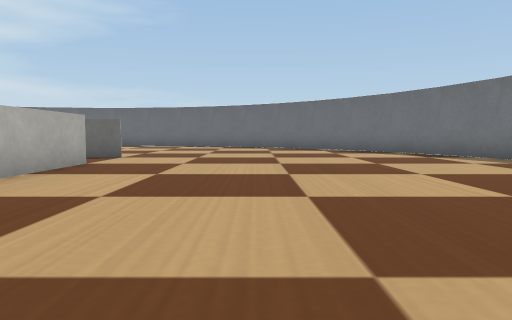
View 1 (above)

24 first-person views from a walk through a world built for the Webots simulator. The camera is 0.03 m above the floor, tilts 4° down and sees 70° across. The floor is counted in squares, 0.05 m on a side. Each view is taken from the middle of a square. On the plan, view 1 faces up. The plan holds only what a view shows up to about 9 squares ahead; the rest is blank. Robots are left out. Webots' stock objects and surfaces are drawn as simple stand-ins.

View 2
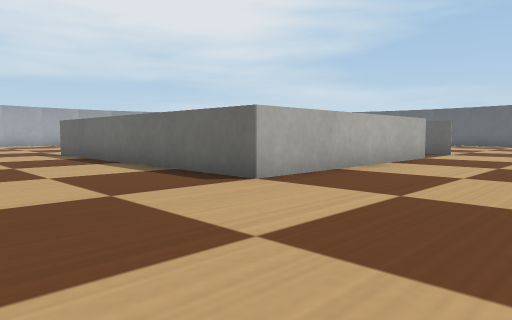

View 3
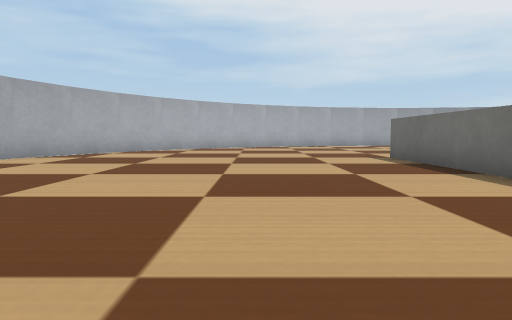

View 4
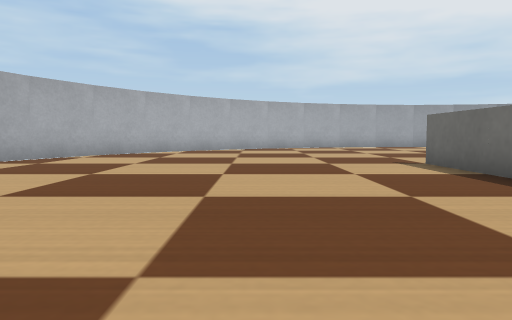

View 5
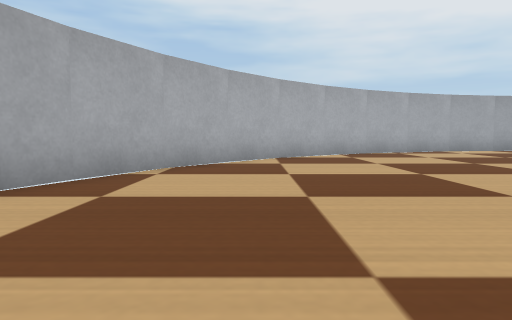

View 6
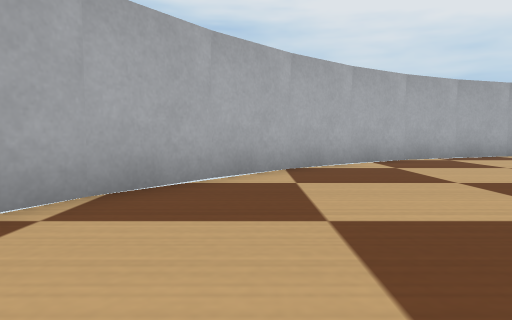

View 7
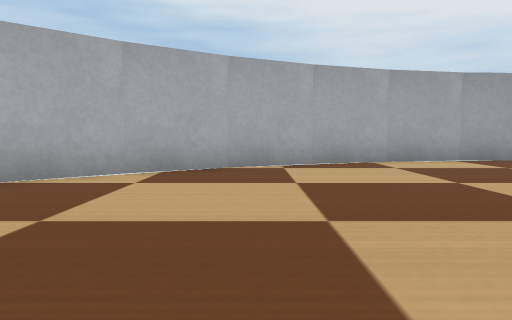

View 8
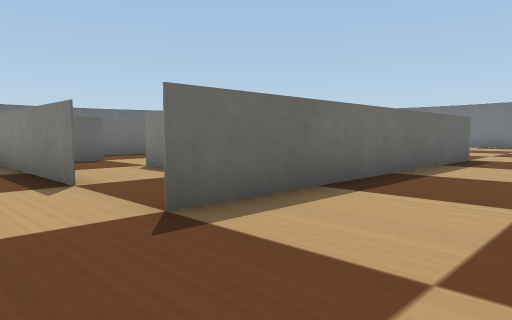

View 9
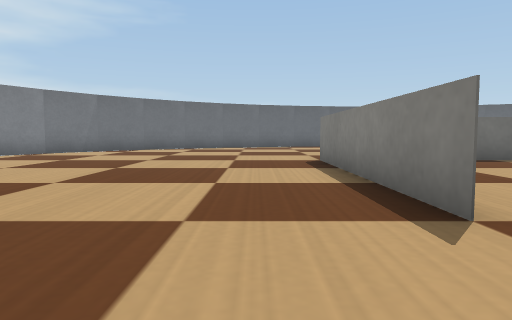

View 10
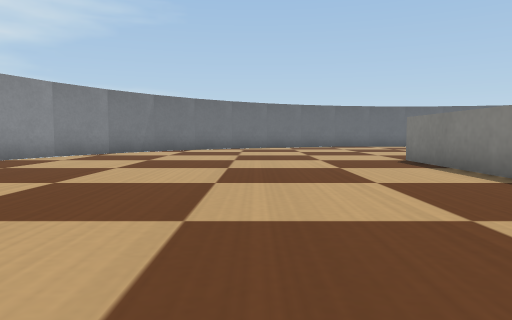

View 11
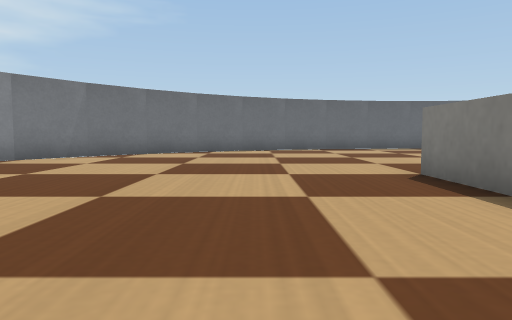

View 12
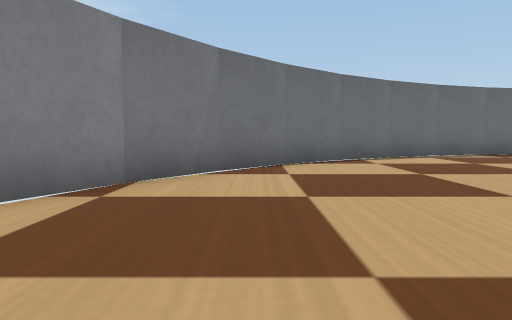

View 13
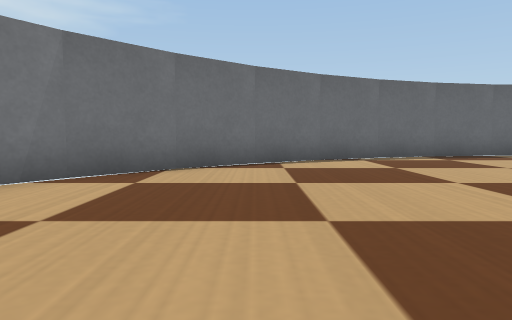

View 14
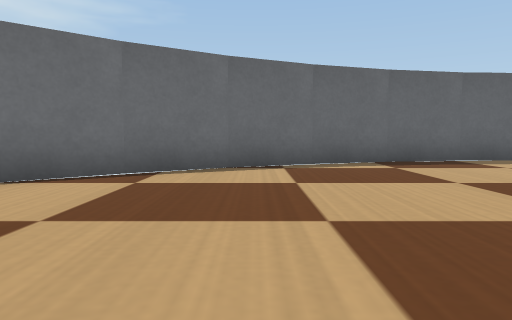

View 15
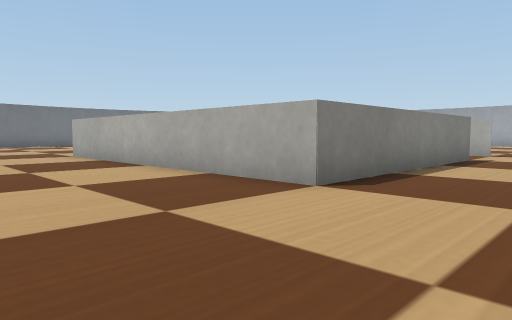

View 16
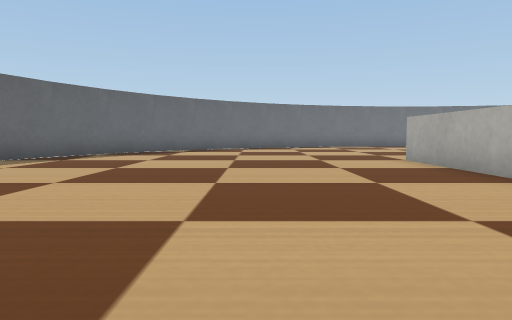

View 17
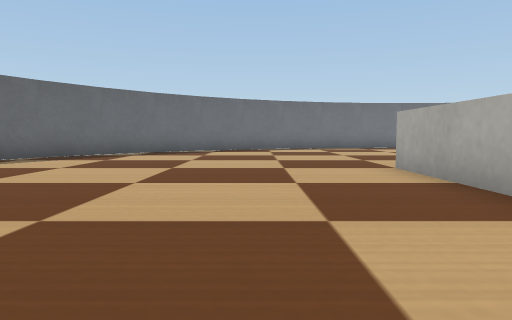

View 18
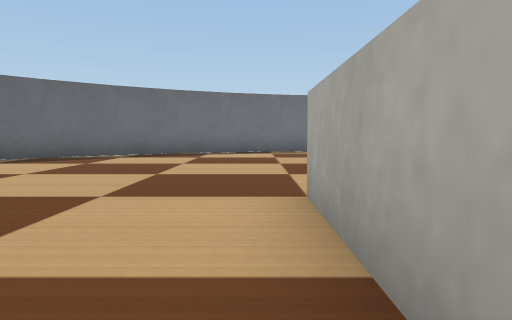

View 19
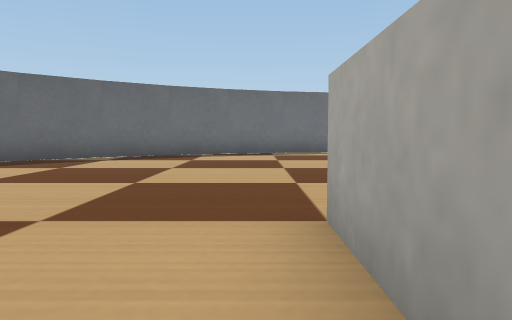

View 20
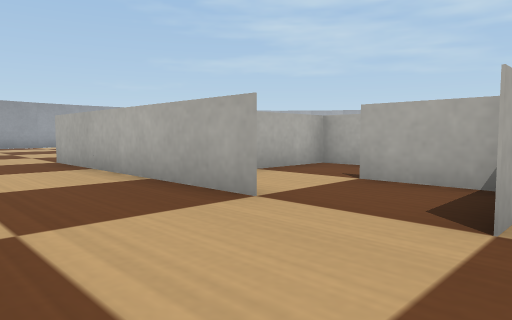

View 21
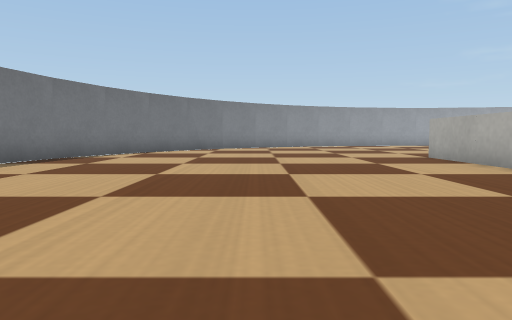

View 22
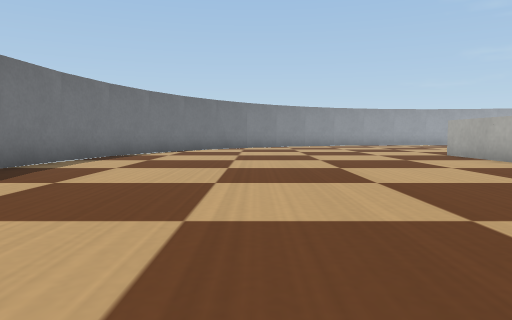

View 23
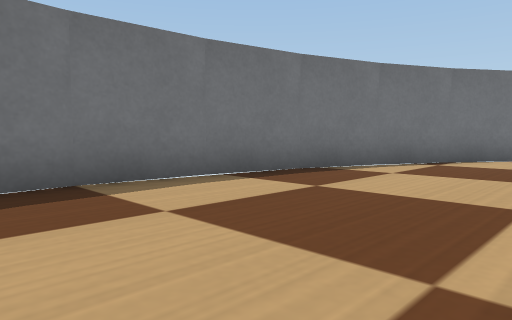

View 24
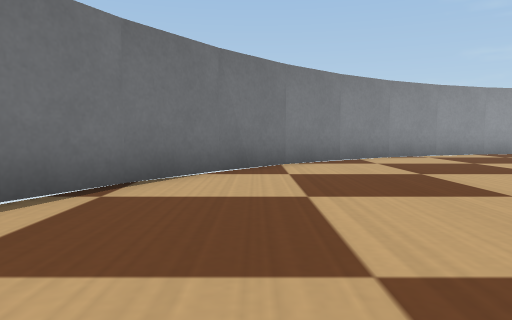

### Floor plan
Points are (right, up) in squares from view 1. A wall is a line through its corners. A room is listed if a view was taken in it or the views show most of it. See-through windows are left out.
Room 1 (views 1, 2, 3, 4, 5, 6, 7, 8, 9, 10, 11, 12, 13, 14, 15, 16, 17, 18, 19, 20, 21, 22, 23, 24)
walls: (-9.5, 4.8) (-9.5, 5.5); (-7.5, 6.5) (-7.5, 5.5) (-5.5, 5.5); (-9.4, 7.5) (-10.3, 7.5); (-11.5, 3.4) (-11.5, 9.5) (-3.5, 9.5); (-7, 9.5) (-7.9, 9.5); (-5.5, 9.1) (-5.5, 7.5); (-3.5, 7.6) (-3.5, 1.5) (-11.5, 1.5); (-16.1, -5.5) (-14.4, -6.7); (-17.5, -4.3) (-16, -5.7); (-20.4, 0.2) (-19.6, -1.5); (-14.5, -6.6) (-12.8, -7.4); (-12.9, -7.4) (-11.9, -7.8); (-19.7, -1.4) (-18.5, -3.1); (-21, 2) (-20.4, 0.1); (-18.7, -3) (-17.3, -4.5); (-11.1, -8) (-10.6, -8.1); (-21.4, 3.7) (-21, 1.9); (-21.5, 5) (-21.4, 3.6); (-20.7, 10.1) (-20.9, 9.4); (0.3, -6.1) (1, -5.6); (-19.6, 12.6) (-20.3, 11.2); (0.9, -5.7) (2.4, -4.4) (3.6, -3) (4.6, -1.5) (5.4, 0.1); (-12.7, 18.5) (-14.5, 17.6) (-16, 16.6) (-17.4, 15.4) (-18.6, 14) (-19.6, 12.5); (5.4, 0) (6, 1.9); (-11.1, 19) (-13, 18.4); (6, 1.8) (6.4, 3.7); (-9.3, 19.4) (-11.2, 19); (6.4, 3.6) (6.5, 5.5); (-8, 19.5) (-9.4, 19.4); (6.5, 5.4) (6.4, 6.3); (-2.9, 18.7) (-3.6, 18.9); (-0.9, 17.8) (-1.4, 18.1); (2.4, 15.3) (1.6, 16.1); (3.1, 14.6) (2.3, 15.5)

Positions as (right, up) in squares from view 1, and headings:
1: (0, 0), facing up
2: (0, -2), facing up-left
3: (-2, -2), facing left
4: (-4, -2), facing left
5: (-8, -5), facing left
6: (-11, -5), facing left
7: (-13, -1), facing left
8: (-13, -1), facing up-right
9: (-13, 1), facing up
10: (-15, 1), facing up
11: (-14, 4), facing up
12: (-18, 8), facing up
13: (-16, 9), facing up
14: (-14, 11), facing up
15: (-14, 13), facing down-right
16: (-12, 13), facing right
17: (-10, 12), facing right
18: (-7, 10), facing right
19: (-6, 10), facing right
20: (-1, 10), facing down-left
21: (1, 11), facing down
22: (2, 12), facing down
23: (2, 7), facing down-right
24: (3, 3), facing down
